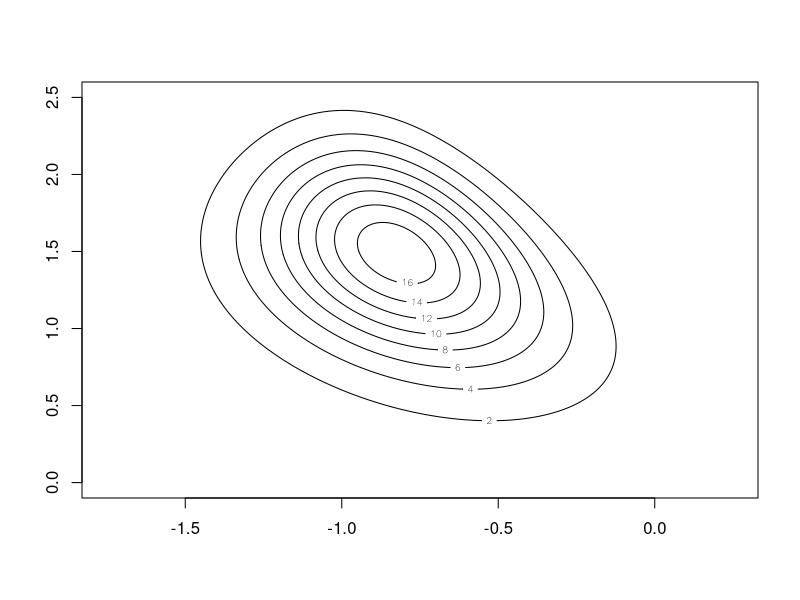
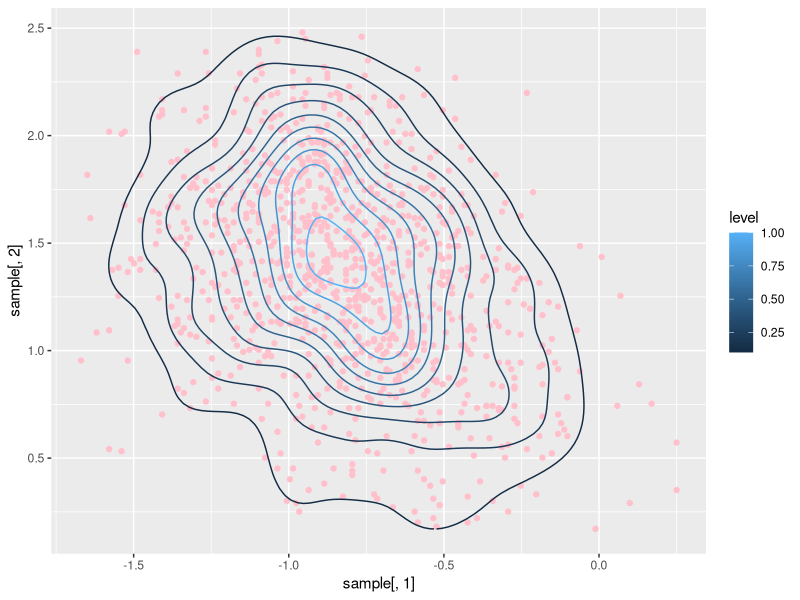

Generate these figures, in order, with R: (Note: this script raises an error after producing the figures.)

### 3

# (b) ---------------------------------------------------------------------


t1 <- seq(-1.75,0.25, length=200)
t2 <- seq(0,2.5, length=250)
n <- c(58,90,48,57,103,57,86,112,273,64)
y <- c(16,9,10,13,19,20,18,17,35,55)

p <- function(t1,t2){
  a <- exp(t1+t2)/(1+exp(t1))
  b <- exp(t2)/(1+exp(t1))

  p <- (10^196)*a*b*(a+b)^(-2.5)
  for (i in 1:10) {
    p <- p*beta(a+y[i], b+n[i]-y[i])/beta(a,b)
  }
  return(p)
}

p <- Vectorize(p)
z <- outer(t1,t2,p)
contour(t1,t2,z)


## draw t1, t2 simulations:

N = 1000
f_t1 = rowSums(z)
row = sample(1:200, N, replace=T, prob = f_t1)
t1_sample = t1[row]

t2_sample = numeric(N)
for (i in 1:N){
  col = sample(1:250, 1, prob=z[row[i], ])
  t2_sample[i] = t2[col]
}


library(ggplot2)
sample <- as.data.frame(cbind(t1_sample,t2_sample))

ggplot(sample, aes(x = sample[,1], y = sample[,2])) +
  geom_point(col = 'pink') +
  geom_density_2d(aes(colour = after_stat(level)))


## transform to (α, β) scale:

alpha_sample <- exp(t1_sample+t2_sample)/(1+exp(t1_sample))
beta_sample <- exp(t2_sample)/(1+exp(t1_sample))

## sample θj from its conditional posterior distribution:
theta_sample <- matrix(rep(0,10*1000), ncol=10)

for (j in 1:10) {
  for (i in 1:1000) {
    theta_sample[i,j] <- rbeta(1,alpha_sample[i]+y[j], beta_sample[i]+n[j]-y[j])
  }
}



# (c) ---------------------------------------------------------------------

data <- as.data.frame(c(y/n))
colnames(data) <- 'raw_proportions'
data$mode <- rep(0,10)
data$median <- rep(0,10)
data$upper <- rep(0,10)
data$lower <- rep(0,10)

for (i in 1:10) {
  den <- density(theta_sample[,i])
  denx=den$x
  deny=den$y
  den %>% plot(lwd = 2, col = "dodgerblue2")
  denx[which.max(deny)] %>% abline(v = ., lwd = 2, col = "red3")
  grid()
  
  data$mode[i] <- denx[which.max(deny)]
}

for(i in 1:10){
  data$upper[i] <- sort(theta_sample[,i])[50]
  data$median[i] <- sort(theta_sample[,i])[500]
  data$lower[i] <- sort(theta_sample[,i])[950]
}

ggplot(data, aes(x = raw_proportions)) +
  geom_point(aes(y = mode), col='#69b3a2', )+
  geom_point(aes(y = median), col='#B33F2D')+
  geom_abline(slope= 1, intercept= 0 )+
  geom_ribbon(aes(ymin = lower, ymax = upper), 
              alpha = 0.2)+
  scale_color_manual(name = 'the colour', 
                      values = c('#69b3a2'='#69b3a2','#B33F2D'='#B33F2D'), 
                      labels = c('mode','median'))  













